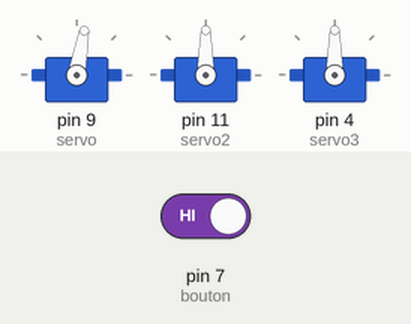
The sketch below on a simulated Arduino Uno, built with avr-gcc and run on an emulated ATmega328P. On the bench: 3 × servo. The inputs (shaded band) are chosen by the test bench; at power-on: pin 7 (bouton) HIGH.

Above: at 1.2 s.
1.3 s: pin 7 (bouton) driven LOW
At 1.9 s:
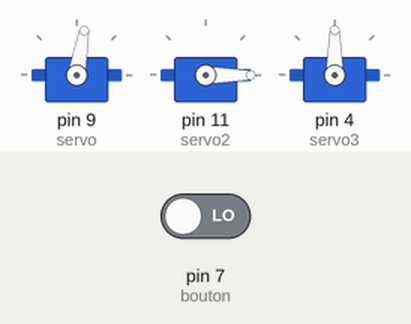
Timing chart, 0 to 4.3 s (numbered marks = the images above; inputs shaded):
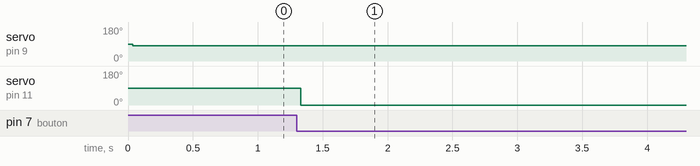

The sketch:

SERVO_A_0.ino
```cpp
#include "Servo.h"

Servo servo; // création de l'objet "servo"
Servo servo2;
Servo servo3;

const int bouton=7;
int val=1;
int etat=1;
int ancienval=1;

void setup() {
   servo.attach(9); // attache le servo au pin spécifié
   servo2.attach(11);
   servo3.attach(4);
   pinMode(bouton,INPUT);
   servo.write(90);
   delay(25);

}

void loop() {
    //servo2.write(0); // demande au servo de se déplacer à cette position
   //delay(1000); ;// attend 1000 ms entre changement de position
  val=digitalRead(bouton);
  delay(10);
  if((val==LOW)&&(ancienval==HIGH)){etat=1-etat;}
  ancienval=val;

  if (etat==LOW){

  servo2.write(0);
  delay(2000);

  }

  else{
  servo.write(80);
   delay(25);
  }


}

//https://programmation.surleweb-france.fr/controle-de-servomoteurs-avec-arduino-tutoriel-complet-etape-par-etape/
```

Measured:
- after the input at 1.3 s, servo on pin 11 (servo2): 90° → 0° at once
